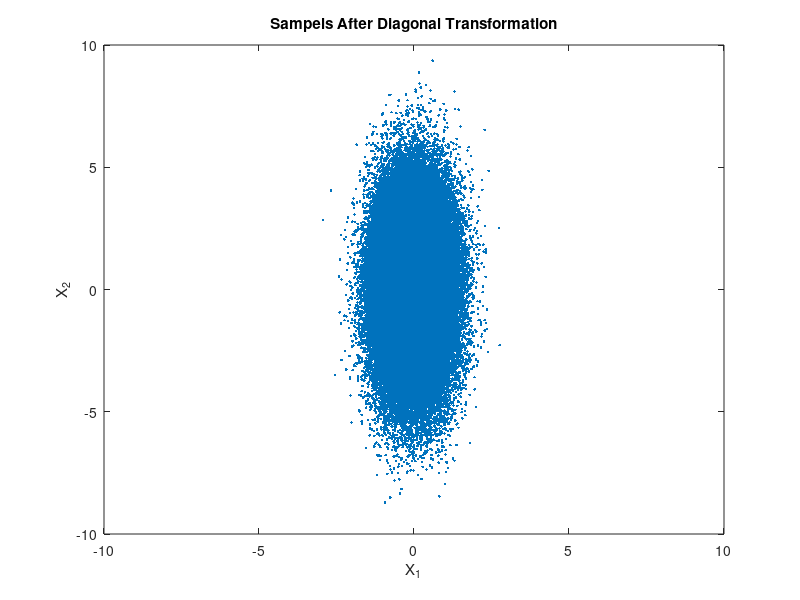
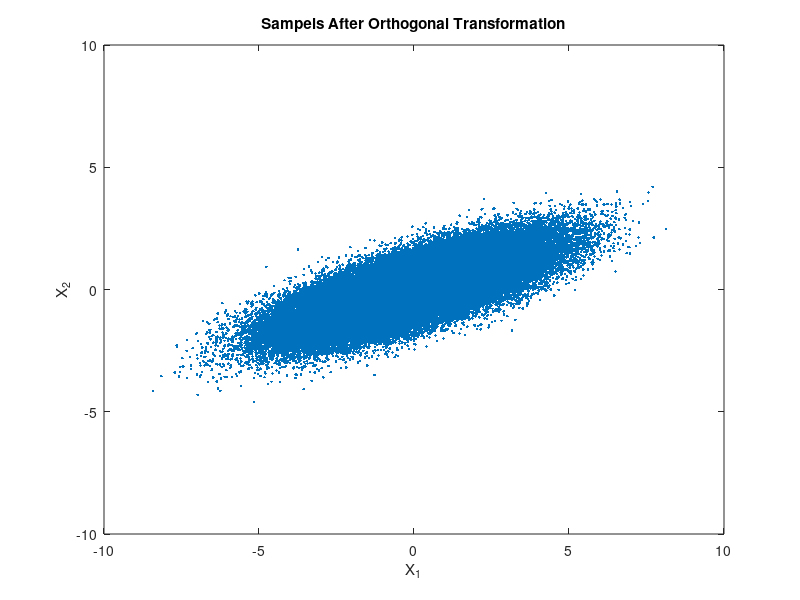

These figures' MATLAB source, in order:
function exPdfgaussianB_and_C
mu = [0;0];
covariance = [4,1.5;1.5,1];
N = 100000;

[P, ~] = size(mu);
X = randn(P, N);

% using eig function to calculate eigenVectors and eigenValues of the input
% covariance matrix
[eigenVector, eigenValue] = eig(covariance);

% applying diagonal transformation
Z = (eigenValue.^0.5) * X;

% applying the transformation on X
A = eigenVector * eigenValue.^0.5;
b = repmat(mu, 1, N);
W = A * X + b ;

%Drawing Gaussian random variables after the diagonal transformation:
figure;
x1 = Z(1,:);
x2 = Z(2,:);
plot(x1, x2, '.');

title('Sampels After Diagonal Transformation');

xlim([-10 10]);
ylim([-10 10]);

xlabel('X_1');
ylabel('X_2');


%Drawing Gaussian random variables after the orthogonal transformation:
figure;
x1 = W(1,:);
x2 = W(2,:);
plot(x1, x2, '.');

title('Sampels After Orthogonal Transformation');

xlim([-10 10]);
ylim([-10 10]);

xlabel('X_1');
ylabel('X_2');

end